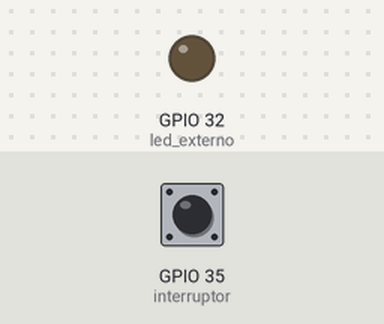
Simulated run of this sketch. Board: ESP32. On the bench: output pins drawn as LEDs (lit = HIGH). The test bench sets the inputs (shaded band); at power-on: GPIO 35 (interruptor) LOW.

Above: at 1.2 s.
1.3 s: GPIO 35 (interruptor) pulled HIGH for 0.15 s
At 1.37 s:
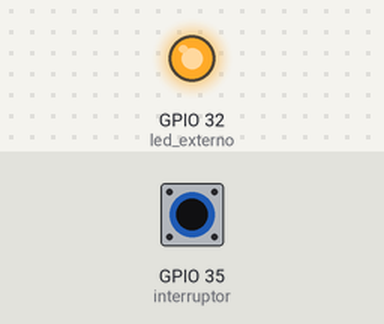
2.9 s: GPIO 35 (interruptor) pulled HIGH for 3.2 s
At 7.1 s:
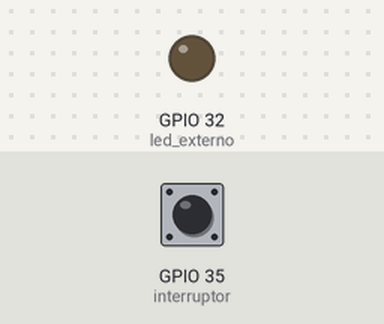
Timing chart, 0 to 8.6 s (numbered marks = the images above; inputs shaded):
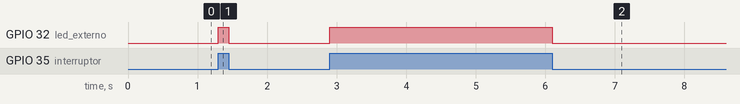

The sketch:

interruptor_led.ino
```cpp
int interruptor = 35;
int led_externo = 32;
bool apretado = false;

void setup() {
  pinMode(led_externo, OUTPUT);
  pinMode(interruptor, INPUT);

}

void loop() {

apretado = digitalRead(interruptor);
if(apretado){
  digitalWrite(led_externo, HIGH);
}else{
  digitalWrite(led_externo, LOW);
}

}
```

Measured:
- after the input at 1.3 s, GPIO 32 (led_externo): LOW → HIGH at once, → LOW 0.15 s later
- after the input at 2.9 s, GPIO 32 (led_externo): LOW → HIGH at once, → LOW 3.2 s later
